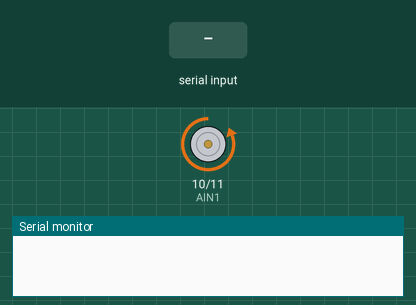
The sketch below on a simulated Arduino Uno, built with avr-gcc and run on an emulated ATmega328P. On the bench: motor-driver pin pairs drawn as motors (green arrow = first pin HIGH = forward, orange = second pin HIGH = backward, longer = more drive, scaled by the enable pin), the last lines printed to the serial monitor. The inputs (shaded band) are chosen by the test bench.

Above: at 1.2 s.
1.3 s: "90,45\n" received over Serial
At 4.2 s:
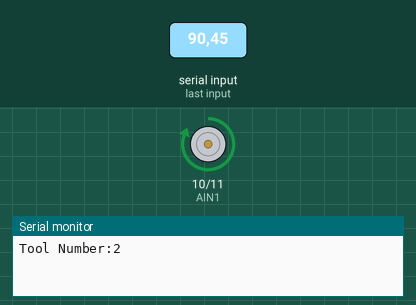
Timing chart, 0 to 10.3 s (numbered marks = the images above; inputs shaded):
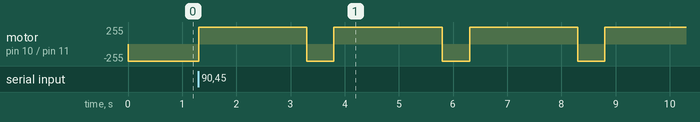

Measured:
- after the input at 1.3 s, motor on pin 10 (AIN1) / pin 11 (AIN2): alternates forward 255/255 for 2.0 s and backward 255/255 for 0.50 s, starting at once

The sketch:

tool_changer.ino
```cpp
#define PWM1 9
#define AIN1 10
#define AIN2 11

int motor_speed;
bool motor_direction;
bool tool_change = false;
int incomingNumber;
unsigned long startTime;
bool cw = false;
bool ccw = false;
int Tool = 1;

void setup() {
  Serial.begin(9600);
  pinMode(PWM1, OUTPUT);
  pinMode(AIN1, OUTPUT);
  pinMode(AIN2, OUTPUT);
  motor_speed = 255;
  motor_direction = false;

}

void loop() {
  if (Serial.available() > 0) {
    incomingNumber = Serial.parseInt();
    incomingNumber = ((incomingNumber - Tool) % 6 + 6) % 6;
    // Serial.println(incomingNumber);
    if (incomingNumber && tool_change == false) {
      tool_change = true;
      cw = true;
      ccw = false;
      motor_direction = true;
      startTime = millis();
    }
  }
  if (millis() - startTime >= 2000 && tool_change && cw) {
    cw = false;
    ccw = true;
    motor_direction = false;
    startTime = millis();
  }
  if (millis() - startTime >= 500 && tool_change && ccw) {
    cw = true;
    ccw = false;
    motor_direction = true;
    incomingNumber -= 1;
    Tool = (Tool + 1) % 6;
    Serial.print("Tool Number:");
    Serial.println(Tool);
    if (incomingNumber == 0) {
      tool_change = false;
      motor_direction = false;
      cw = false;
      ccw = false;
    } else {
      startTime = millis();
    }
  }

  if (motor_direction) {
    digitalWrite(AIN1, HIGH); //Motor A Rotate Clockwise
    digitalWrite(AIN2, LOW);
  }
  else {
    digitalWrite(AIN1, LOW); //Motor A Rotate CounterClockwise
    digitalWrite(AIN2, HIGH);
  }

  analogWrite(PWM1, motor_speed); //Speed control of Motor A

}
```
